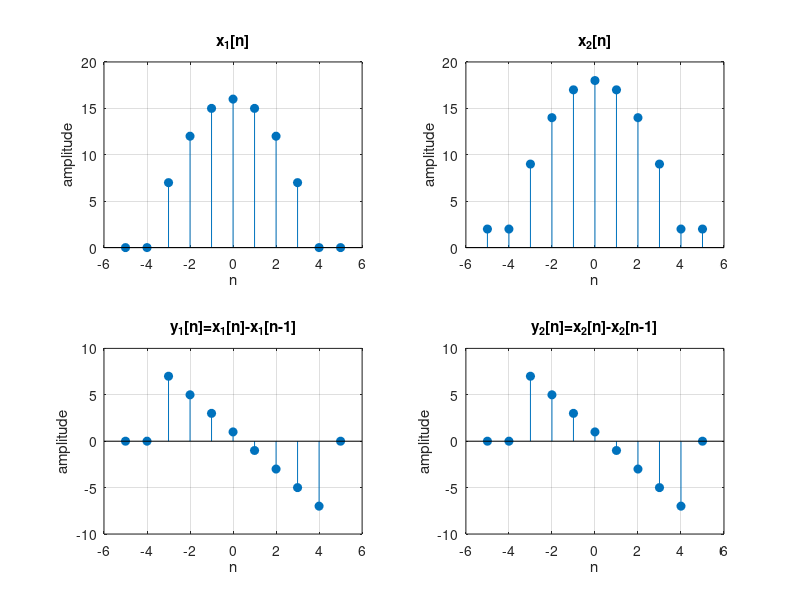
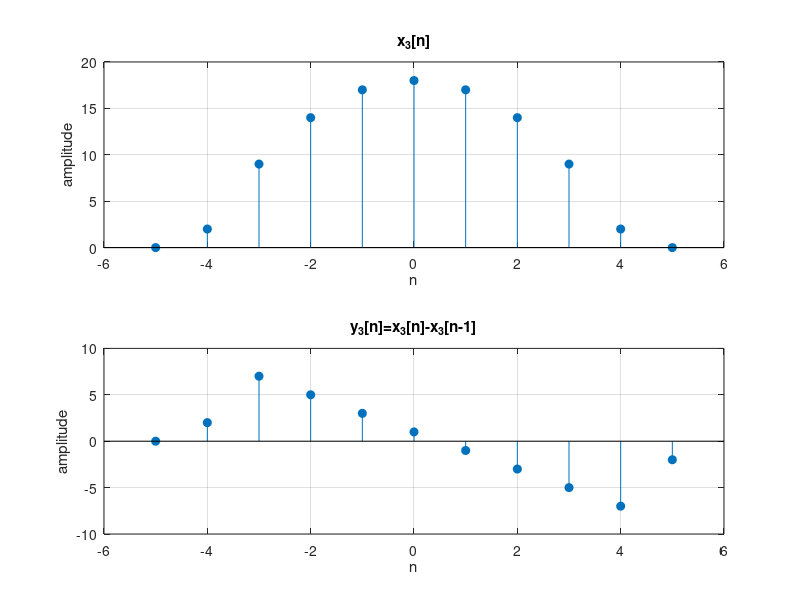
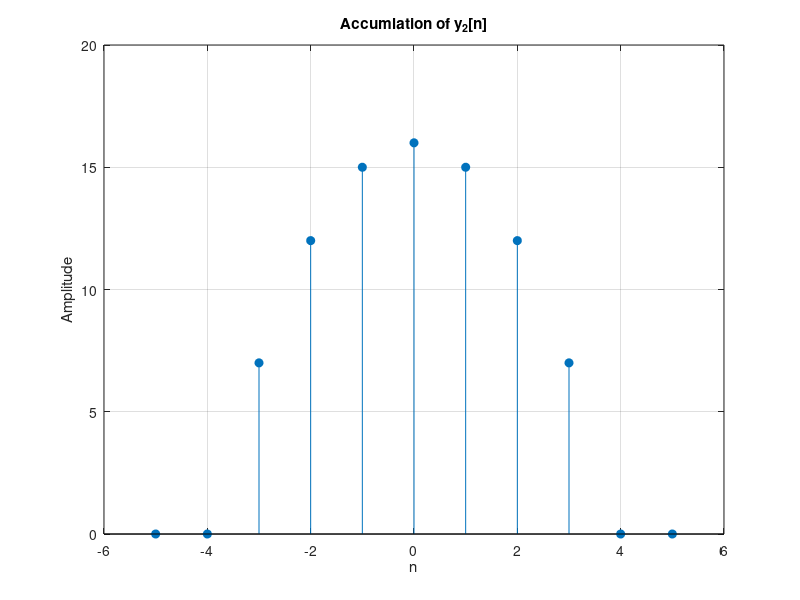

Reproduce these figures in MATLAB, in order.
% MATLAB Script
% Press Ctrl+Enter to run

%plot signals and backward diffrences 
%backward diffrence is y[n]=x[n]-x[n-1] 

%use stem() function because these are discrete

%part a-----------------------------------------------------------------------------------------
clear; 
clc; 
close all; 

%define time range in discrete 
%because n is -4<=t<=4 we use -5 and 5
n=-5:5; 

%logical index for range 
inside= (n >= -4) & (n <=4);
%define x1[n] 
x1=zeros(size(n)); 
x1(inside) = 16 - n(inside).^2;

%define x2[n] 
x2=2*ones(size(n)); 
x2(inside) = 18 - n(inside).^2;

%calculate backward diffrence 
y1= x1-[0,x1(1:end-1)];

% x2 is equal to 2 outside its specified range 
y2= x2-[2,x2(1:end-1)];

%plot signals 
figure; 

subplot(2,2,1); 
stem(n,x1,'filled');
title('x_1[n]');
xlabel('n');
ylabel('amplitude');
grid on; 

subplot(2,2,2); 
stem(n,x2,'filled');
title('x_2[n]');
xlabel('n');
ylabel('amplitude');
grid on; 

subplot(2,2,3); 
stem(n,y1,'filled');
title('y_1[n]=x_1[n]-x_1[n-1]');
xlabel('n');
ylabel('amplitude');
grid on; 

subplot(2,2,4); 
stem(n,y2,'filled');
title('y_2[n]=x_2[n]-x_2[n-1]');
xlabel('n');
ylabel('amplitude');
grid on;

%part b-----------------------------------------------------------------------------------------
%define x3[n] 
x3=zeros(size(n)); 
x3(inside) = 18 - n(inside).^2;
y3= x3-[0,x3(1:end-1)];

%plot 
figure; 
subplot(2,1,1); 
stem(n,x3,'filled');
title('x_3[n]');
xlabel('n');
ylabel('amplitude');
grid on; 

subplot(2,1,2); 
stem(n,y3,'filled');
title('y_3[n]=x_3[n]-x_3[n-1]');
xlabel('n');
ylabel('amplitude');
grid on; 

%part c-----------------------------------------------------------------------------------------
%calculate accumulation of y2[n] 
x_acc=cumsum(y2); %cumulative sum 

%plot 
figure; 

stem(n,x_acc,'filled');
title('Accumlation of y_2[n]');
xlabel('n');
ylabel('Amplitude');
grid on;
